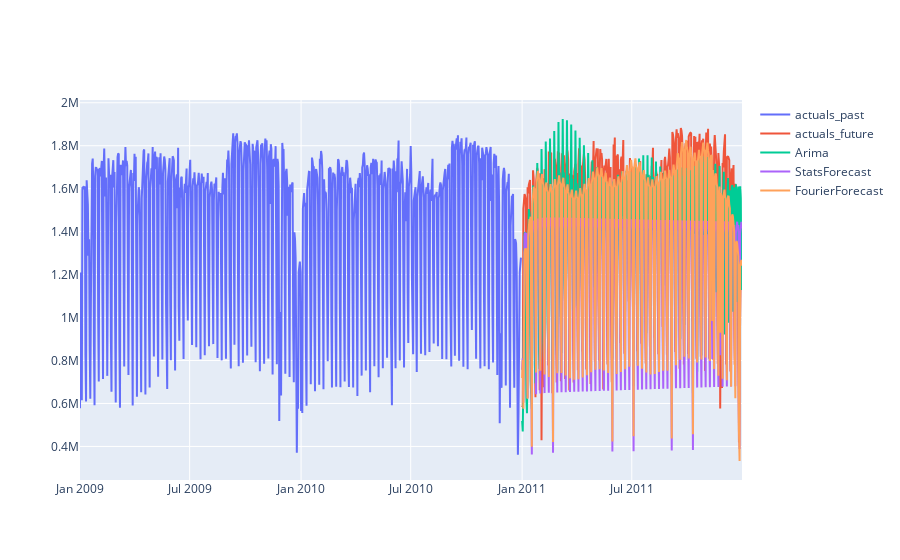

Source (notebook cell):
### Markdown cell above
# Plot

### Code cell
X_train, X_test, y_train, y_test = train_test_split(2011, df)
a_preds = arima_fit_predict(X_train, X_test, y_train)
sf_preds = statsforecast_fit_predict(X_train, X_test, y_train)
ff_preds = fourier_forecaster_fit_predict(X_train, X_test, y_train)

fig = go.Figure()
fig.add_trace(go.Scatter(x=X_train["ds"], y=y_train, mode='lines', name='actuals_past'))
fig.add_trace(go.Scatter(x=X_test["ds"], y=y_test, mode='lines', name='actuals_future'))
fig.add_trace(go.Scatter(x=X_test["ds"], y=a_preds, mode='lines', name='Arima'))
fig.add_trace(go.Scatter(x=X_test["ds"], y=sf_preds, mode='lines', name='StatsForecast'))
fig.add_trace(go.Scatter(x=X_test["ds"], y=ff_preds, mode='lines', name='FourierForecast'))
fig.update_layout(showlegend=True)
fig.show()

### Figure 1 — Plotly figure (JSON) as saved in the notebook; plotly's stock layout.template omitted (floating-point values rounded to 4 significant figures; data arrays with more than 128 entries replaced by an {"elided": "..."} marker saying what was removed)
{"data": [{"mode": "lines", "name": "actuals_past", "type": "scatter", "x": {"elided": "729 str values"}, "y": {"elided": "729 int values"}}, {"mode": "lines", "name": "actuals_future", "type": "scatter", "x": {"elided": "364 str values"}, "y": {"elided": "364 int values"}}, {"mode": "lines", "name": "Arima", "type": "scatter", "x": {"elided": "364 str values"}, "y": {"elided": "364 float values"}}, {"mode": "lines", "name": "StatsForecast", "type": "scatter", "x": {"elided": "364 str values"}, "y": {"elided": "364 float values"}}, {"mode": "lines", "name": "FourierForecast", "type": "scatter", "x": {"elided": "364 str values"}, "y": {"elided": "364 float values"}}], "layout": {"showlegend": true}}
